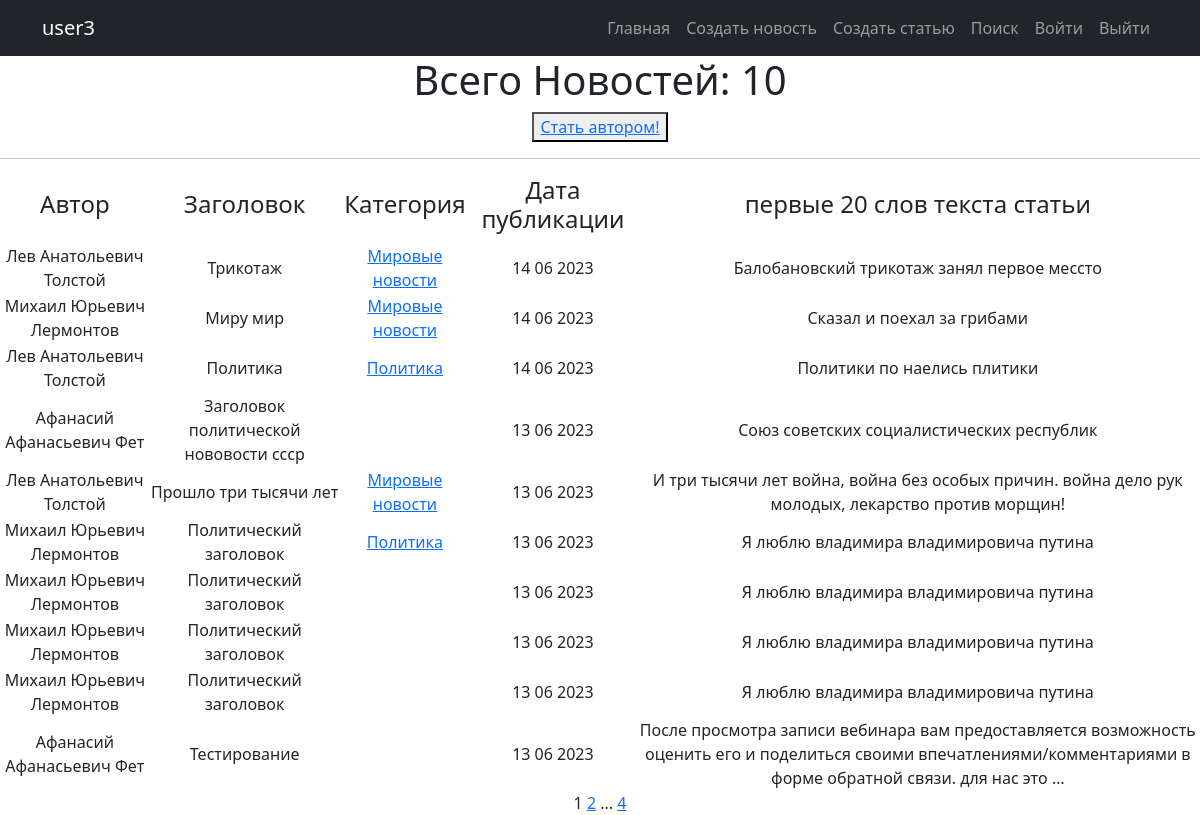
Screenshot of / (signed in) with the database file from the repository.
### news/models.py (models this page shows, shortened)
class Post(models.Model):
    objects = None
    article = 'AR'
    news = 'NE'
    POST = [
        (news, 'Новость'),
        (article, 'Статья')
    ]
    title = models.TextField(max_length=50)
    author = models.ForeignKey(Author, on_delete=models.CASCADE)
    time_in_comment = models.DateTimeField(auto_now_add=True)  #default=django.utils.timezone.now
    choice_title = models.CharField(max_length=2, choices=POST)
    post_text = models.TextField(max_length=500)
    categories = models.ManyToManyField('Category', through='PostCategory')
    rating_post = models.IntegerField(default=0)

class Author(models.Model):
    user_author = models.OneToOneField(User, on_delete=models.CASCADE)
    user_rating = models.IntegerField(default=0)

class Category(models.Model):
    objects = None
    economy = 'EC'
    politician = 'PL'
    worldnews = 'WN'
    hostnews = 'HN'
    sport = 'SP'
    POSITION = [
        (economy, 'Экономика'),
        (politician, 'Политика'),
        (worldnews, 'Мировые новости'),
        (hostnews, 'Местные новости'),
        (sport, 'Спортивные новости')
    ]
    category = models.CharField(max_length=2, choices=POSITION, default='HN', unique=True)
    subscribers = models.ManyToManyField(User, blank=True, related_name='categories')
    def __str__(self):
        return self.get_category_display()

### news/views.py (the view)
# urls.py: path('', PostList.as_view(), name='post_list'),
class PostList(LoginRequiredMixin, ListView):
    model = Post
    ordering = '-time_in_comment'
    template_name = 'news.html'
    context_object_name = 'all'
    paginate_by = 10
    def get_context_data(self, **kwargs):
        context = super().get_context_data(**kwargs)
        context['is_not_author'] = not self.request.user.groups.filter(name = 'author').exists()
        return context

### news/templatetags/censure.py (called while the page is built)
@register.filter()
def censor(word):
    def multiple_replace(texts, replace_value):
        for i, j in replace_value.items():
            texts = texts.lower().replace(i, j)
        return texts
    replace_values = {'модели': 'м*****',
                      'джигурда': 'д*******',
                      'однако': 'о*****',
                      'директор': 'д*******',
                      'повтор': 'п*****'
                      }
    word = multiple_replace(word, replace_values)
    return word.capitalize()

### news/templatetags/custom_tags.py (called while the page is built)
@register.simple_tag(takes_context=True)
def url_replace(context, **kwargs):
   d = context['request'].GET.copy()
   for k, v in kwargs.items():
       d[k] = v
   return d.urlencode()

### templates/news.html (shortened to what this page needs)
{% extends 'flatpages/default.html' %}
{% load custom_tags %}
{% block content %}
{% load censure %}
    <h1>Всего Новостей: {{ all.all |length }} </h1>
{% if is_not_author %}
<button> <a href="upgrade/"> Стать автором!</a> </button>
{% endif %}
    <hr>
    {% if all %}
        <table >
            <tr>
                <td><h4>Автор</h4></td>
                <td><h4>Заголовок</h4></td>
                <td><h4>Категория</h4></td>
                <td><h4>Дата публикации</h4></td>
                <td><h4>первые 20 слов текста статьи</h4></td>
            </tr>
            {% for news in all %}
            <tr>
                <td>{{ news.author.user_author.first_name }}</td>
                <td>{{ news.title | censor }}</td>
                <td>{% for category in news.categories.all %}
                       <a href="{% url 'category_list' category.id %}" >{{category}}</a>
                    {% endfor %}
                </td>
                <td>{{ news.time_in_comment |date:'j m Y'  }}
                </td>
                <td>{{ news.post_text |truncatewords:20 | censor }}</td>
            </tr>
            {% endfor %}
        </table>
    {% else %}
        <h2>Новостей нет!</h2>
    {% endif %}
   {{ page_obj.number }}
   {% if page_obj.has_next %}
       <a href="?{% url_replace page=page_obj.next_page_number %}">{{ page_obj.next_page_number }}</a>
       {% if paginator.num_pages != page_obj.next_page_number %}
           ...
           <a href="?{% url_replace page=page_obj.paginator.num_pages %}">{{ page_obj.paginator.num_pages }}</a>
       {% endif %}
   {% endif %}
{% endblock content %}

### templates/flatpages/default.html (shortened to what this page needs)
<!DOCTYPE html>
<html lang="en">
    <head>
        {% load static %}
        <link href="{% static 'css/styles.css' %}" rel="stylesheet" />
    </head>
    <body id="page-top">
        <nav class="navbar navbar-expand-lg navbar-dark bg-dark static-top">
            <div class="container">
                <a class="navbar-brand" href="#page-top">{{request.user.username}}</a>
                <div class="collapse navbar-collapse" id="navbarResponsive">
                    <ul class="navbar-nav ms-auto">
                        <li class="nav-item active">
                                <a class="nav-link" href="{% url 'post_list' %}">Главная
                            </a>
                        </li>
                        <li class="nav-item">
                            <a class="nav-link" href="/news/create/">Создать новость</a>
                        </li>
                         <li class="nav-item">
                            <a class="nav-link" href="/article/create/">Создать статью</a>
                        </li>
                        <li class="nav-item">
                            <a class="nav-link" href="/news/search/">Поиск</a>
                        </li>
                         <li class="nav-item">
                            <a class="nav-link" href="/accounts/login/">Войти</a>
                        </li>
                         <li class="nav-item">
                            <a class="nav-link" href="/logout/">Выйти</a>
                        </li>
                    </ul>
                </div>
            </div>
        </nav>
       <div class="row">
            <div class="container  text-center">
                <div class="col-lg-12 text-center">
                   {% block content %}{% endblock content %}
               </div>
            </div>
        </div>
    </body>
</html>

### rows the page displays
Post: author.user_author.first_name "Лев Анатольевич Толстой", title|censor "Трикотаж", time_in_comment "14 06 2023", post_text|censor "Балобановский трикотаж занял первое мессто"
Category: category "Мировые новости"
Post: author.user_author.first_name "Михаил Юрьевич Лермонтов", title|censor "Миру мир", time_in_comment "14 06 2023", post_text|censor "Сказал и поехал за грибами"
Post: author.user_author.first_name "Лев Анатольевич Толстой", title|censor "Политика", time_in_comment "14 06 2023", post_text|censor "Политики по наелись плитики"
Category: category "Политика"
Post: author.user_author.first_name "Афанасий Афанасьевич Фет", title|censor "Заголовок политической нововости ссср", time_in_comment "13 06 2023", post_text|censor "Союз советских социалистических республик"
Post: author.user_author.first_name "Лев Анатольевич Толстой", title|censor "Прошло три тысячи лет", time_in_comment "13 06 2023", post_text|censor "И три тысячи лет война, война без особых причин. война дело рук молодых, лекарство против морщин!"
Post: author.user_author.first_name "Михаил Юрьевич Лермонтов", title|censor "Политический заголовок", time_in_comment "13 06 2023", post_text|censor "Я люблю владимира владимировича путина"
Post: author.user_author.first_name "Михаил Юрьевич Лермонтов", title|censor "Политический заголовок", time_in_comment "13 06 2023", post_text|censor "Я люблю владимира владимировича путина"
Post: author.user_author.first_name "Михаил Юрьевич Лермонтов", title|censor "Политический заголовок", time_in_comment "13 06 2023", post_text|censor "Я люблю владимира владимировича путина"
Post: author.user_author.first_name "Михаил Юрьевич Лермонтов", title|censor "Политический заголовок", time_in_comment "13 06 2023", post_text|censor "Я люблю владимира владимировича путина"
Post: author.user_author.first_name "Афанасий Афанасьевич Фет", title|censor "Тестирование", time_in_comment "13 06 2023", post_text|censor "После просмотра записи вебинара вам предоставляется возможность оценить его и поделиться своими впечатлениями/комментариями в форме обратной связи. для нас это …"

### other values shown
{{ request.user.username }} "user3"
{{ all.all |length }} "10"
{{ page_obj.number }} "1"
{{ page_obj.next_page_number }} "2"
{{ page_obj.paginator.num_pages }} "4"
